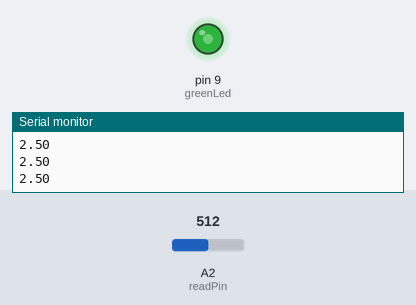
Simulated run of this sketch. Board: Arduino Uno, built with avr-gcc and run on an emulated ATmega328P. Shown: output pins drawn as LEDs (lit = HIGH), the last lines printed to the serial monitor. The inputs (shaded band) are chosen by the test bench; at power-on: A2 (readPin) = 512.

Above: at 1.2 s.
1.3 s: A2 (readPin) set to 716
At 2.4 s:
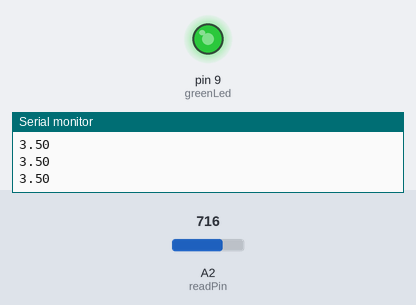
2.8 s: A2 (readPin) set to 900
At 3.4 s:
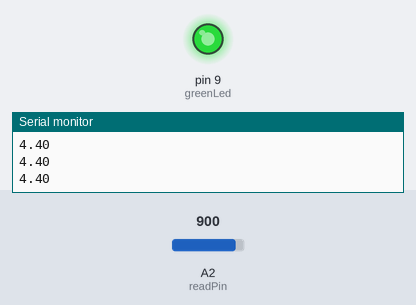
4.3 s: A2 (readPin) set to 122
At 5.5 s:
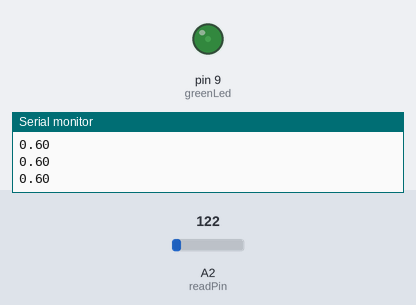
5.8 s: A2 (readPin) set to 0
At 6.9 s:
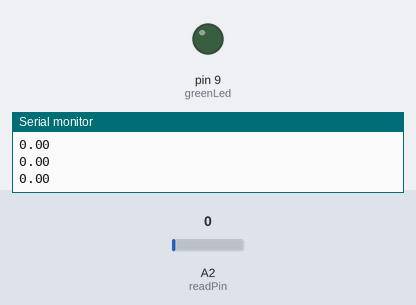
7.3 s: A2 (readPin) set to 511
At 8.0 s:
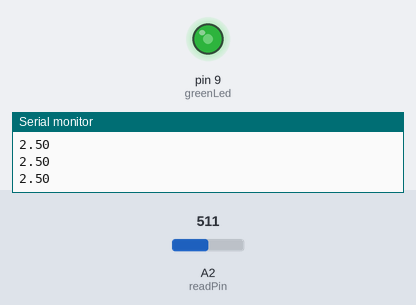
Timing chart, 0 to 9.8 s (numbered marks = the images above; inputs shaded):
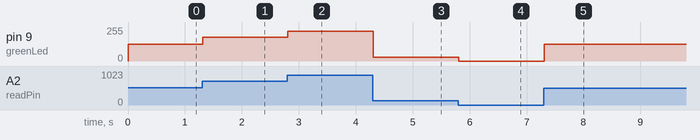

Measured:
- after the input at 1.3 s, pin 9 (greenLed): 127/255 → 178/255 at once
- after the input at 2.8 s, pin 9 (greenLed): 178/255 → 224/255 at once
- after the input at 4.3 s, pin 9 (greenLed): 224/255 → 30/255 at once
- after the input at 5.8 s, pin 9 (greenLed): 30/255 → 0/255 at once
- after the input at 7.3 s, pin 9 (greenLed): 0/255 → 127/255 at once

The sketch:

dimmable_led.ino
```cpp
int readPin=A2;
int readVal;
float V2;
int dr=0;
int ledVal;
int greenLed=9;

void setup() {
  // put your setup code here, to run once:
  pinMode(readPin,INPUT);
  Serial.begin(9600);
  pinMode(greenLed,OUTPUT);
}

void loop() {
  // put your main code here, to run repeatedly:
  readVal=analogRead(readPin);
  V2=(5./1023.)*readVal;
  Serial.println(V2);
  delay(dr);

  ledVal=(255./1023.)*readVal;
  analogWrite(greenLed,ledVal);
}
```
